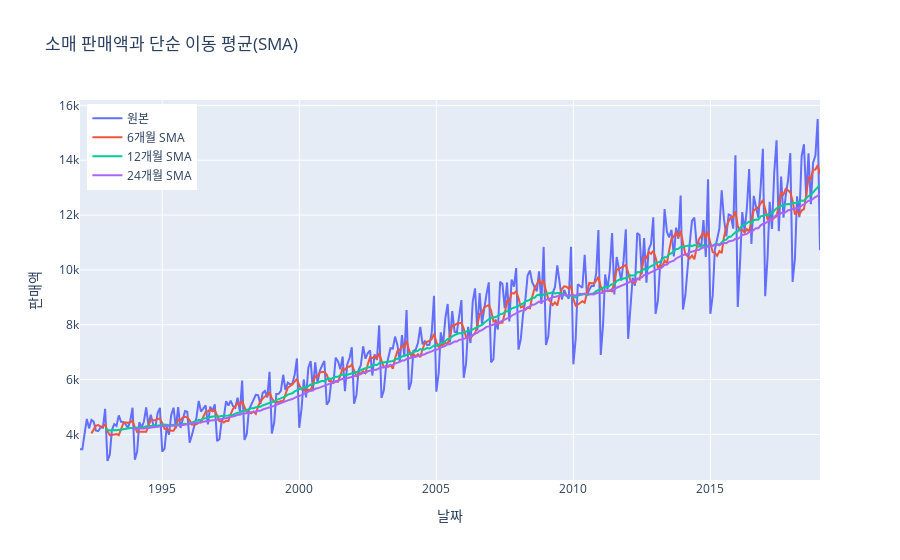

The notebook cell saved with this chart:
### Code cell
# 연습 문제 1, 2, 3번 풀이 공간
# 1. 6개월, 12개월, 24개월 SMA 계산
alcohol_df['6개월 SMA'] = alcohol_df['소매판매량'].rolling(window=6).mean()
alcohol_df['12개월 SMA'] = alcohol_df['소매판매량'].rolling(window=12).mean() 
alcohol_df['24개월 SMA'] = alcohol_df['소매판매량'].rolling(window=24).mean()

# 2. 원본 데이터와 SMA 시각화
fig = go.Figure()
fig.add_trace(go.Scatter(x=alcohol_df.index, y=alcohol_df['소매판매량'], mode='lines', name='원본'))
fig.add_trace(go.Scatter(x=alcohol_df.index, y=alcohol_df['6개월 SMA'], mode='lines', name='6개월 SMA'))
fig.add_trace(go.Scatter(x=alcohol_df.index, y=alcohol_df['12개월 SMA'], mode='lines', name='12개월 SMA'))
fig.add_trace(go.Scatter(x=alcohol_df.index, y=alcohol_df['24개월 SMA'], mode='lines', name='24개월 SMA'))

fig.update_layout(
    title='소매 판매액과 단순 이동 평균(SMA)',
    xaxis_title='날짜',
    yaxis_title='판매액',
    legend_x=0.01,
    legend_y=0.99
)
fig.show()

### Figure 1 — Plotly figure (JSON) as saved in the notebook; plotly's stock layout.template omitted (floating-point values rounded to 4 significant figures; data arrays with more than 128 entries replaced by an {"elided": "..."} marker saying what was removed)
{"data": [{"mode": "lines", "name": "원본", "type": "scatter", "x": {"elided": "325 str values"}, "y": {"elided": "325 int values"}}, {"mode": "lines", "name": "6개월 SMA", "type": "scatter", "x": {"elided": "325 str values"}, "y": {"elided": "325 float values"}}, {"mode": "lines", "name": "12개월 SMA", "type": "scatter", "x": {"elided": "325 str values"}, "y": {"elided": "325 float values"}}, {"mode": "lines", "name": "24개월 SMA", "type": "scatter", "x": {"elided": "325 str values"}, "y": {"elided": "325 float values"}}], "layout": {"legend": {"x": 0.01, "y": 0.99}, "title": {"text": "소매 판매액과 단순 이동 평균(SMA)"}, "xaxis": {"title": {"text": "날짜"}}, "yaxis": {"title": {"text": "판매액"}}}}
